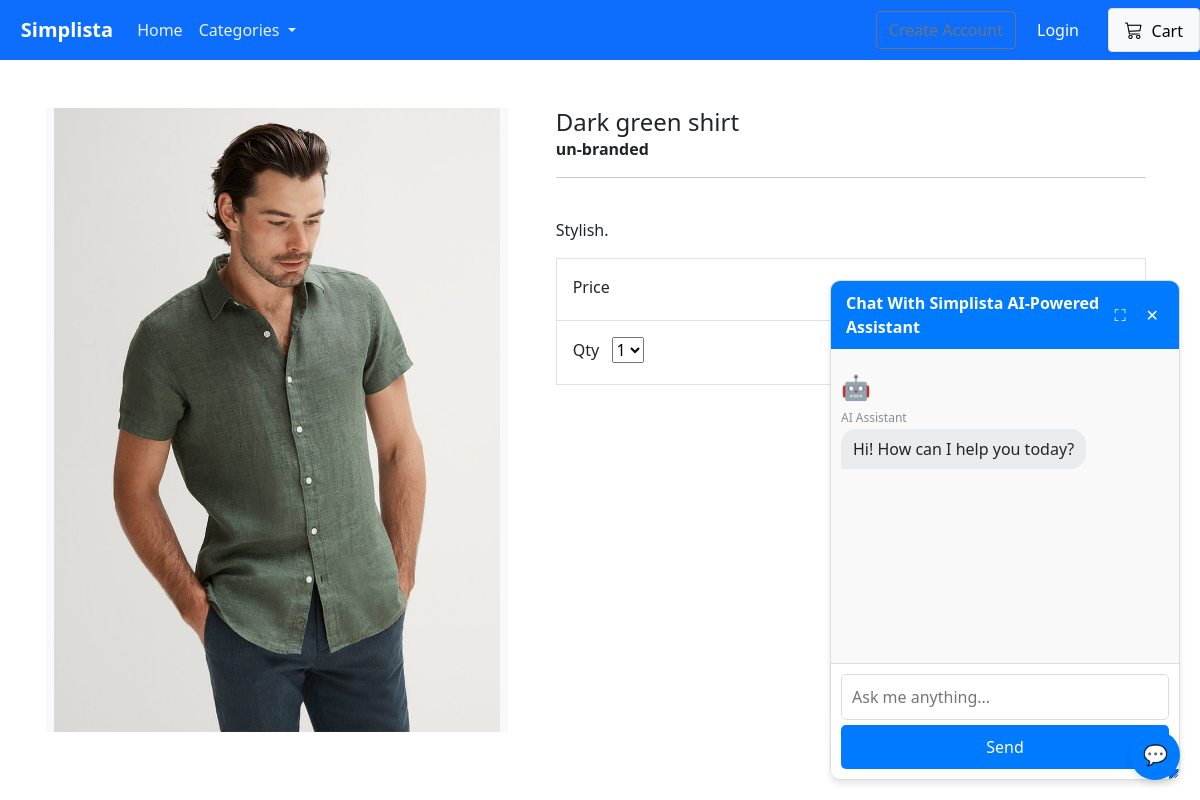
/product/dark-green-shirt/, run on the app's committed database.
### store/models.py (models this page shows, shortened)
class Product(models.Model):
    category = models.ForeignKey(Category, related_name='product', on_delete=models.CASCADE, null=True)
    title = models.CharField(max_length=250)
    brand = models.CharField(max_length=250, default='un-branded')
    description = models.TextField(blank=True)
    slug = models.SlugField(max_length=255)
    price = models.DecimalField(max_digits=6, decimal_places=2)
    image = models.ImageField(upload_to='images/')
    class Meta:
        verbose_name_plural = 'products'

### store/views.py (the view, shortened to what this page needs)
# urls.py: path('product/<slug:product_slug>/', views.product_info, name='product-info'),
def product_info(request, product_slug):
    product = get_object_or_404(Product, slug=product_slug)
    context = {'product': product}
    return render(request, 'store/product-info.html', context)

### cart/context_processors.py (called while the page is built)
def cart(request):
    return {'cart': Cart(request)}

### store/context_processors.py (called while the page is built)
def categories(request):
    return {
        'categories': Category.objects.all()
    }

### store/models.py (called while the page is built)
    def get_absolute_url(self):
        return reverse('list-category', args=[self.slug])

### store/templates/store/product-info.html (shortened to what this page needs)
{% extends "./base.html" %}
{% load static %}
{% block content %}
<div class="container">
    <main class="pt-5">
        <div class="row g-3">
            <div class="col-md-5 col-lg-5 order-md-first bg-light">
                <img class="img-fluid mx-auto d-block" alt="Responsive image" src="{{ product.image.url }}">
            </div>
            <div class="col-md-7 col-lg-7 ps-md-3 ps-lg-5">
                <h1 class="mb-0 h4"> {{ product.title }}  </h1>
                <strong> {{ product.brand }} </strong>
                <hr>
                <br>
                <p> {{ product.description }} </p>
                <div class="border">
                    <div class="col border-bottom">
                        <div class="row p-3">
                            <div class="col-6"> Price </div>
                            <div class="col-6 text-end"><span class="h4 fw-bold">$ {{ product.price }} </span></div>
                        </div>
                    </div>
                    <div class="col">
                        <div class="row p-3">
                            <div class="col-6">
                                <label for="select">Qty</label>
                                <select id="select">
                                    <option value="1">1</option>
                                </select>
                            </div>
                            <div class="col-6 text-end">
                                <button type="button" id="add-button" value="{{product.id}}" class="btn btn-secondary btn-sm">
                                </button>
                            </div>
                        </div>
                    </div>
                </div>
            </div>
        </div>
    </main>
    <br>
</div>
{% endblock %}

### data on the page
Product: image (picture), title "Dark green shirt", brand "un-branded", description "Stylish."
